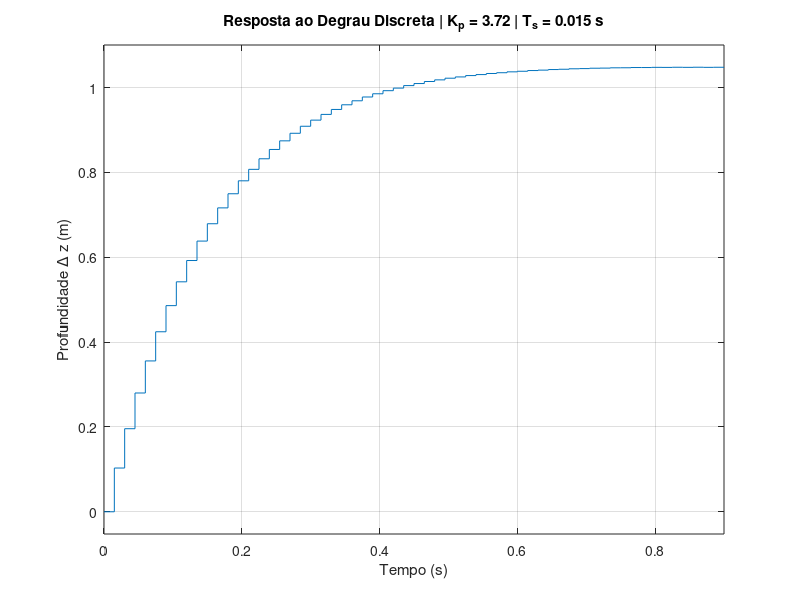

This chart was generated by the following MATLAB code:
% Limpeza do ambiente
clear; close all; clc;

% =====================================================
% 1. PARAMETROS DE ENTRADA
% =====================================================
Ts = 0.015;       % Tempo de amostragem em segundos
Kp = 3.72;     % Ganho Proporcional projetado

% =====================================================
% 2. DEFINICAO DA PLANTA CONTINUA G(s)
% =====================================================
s = tf('s');
G_s = 0.0526 / (s^2 + 0.8842*s);

disp('--------------------------------------------------');
disp(' PLANTA CONTINUA ORIGINAL G(s) ');
disp('--------------------------------------------------');
G_s

% =====================================================
% 3. DISCRETIZACAO DA PLANTA G(z)
% =====================================================
% Discretiza a planta usando Segurador de Ordem Zero (ZOH)
G_z = c2d(G_s, Ts, 'zoh');

disp('--------------------------------------------------');
disp([' PLANTA DISCRETA G(z) COM Ts = ', num2str(Ts), 's ']);
disp('--------------------------------------------------');
G_z

% =====================================================
% 4. FECHAMENTO DA MALHA DIGITAL
% =====================================================

K_d=130.0000;
K_p=169.5406;
K_i=48.2725;

C_s = (K_d * s^2 + K_p * s + K_i)/(s);

% Funcao de transferencia de Malha Aberta: L(z) = C(z) * G(z)
C_z = c2d(C_s, Ts, 'tustin');   % Tustin é adequado para controladores PID
L_z = C_z * G_z;

% Funcao de transferencia de Malha Fechada: H(z) = L(z) / (1 + L(z))
% Assumindo realimentacao unitaria (sensor perfeito)
H_z = feedback(L_z, 1);

disp('--------------------------------------------------');
disp([' MALHA FECHADA DISCRETA H(z) COM Kp = ', num2str(Kp)]);
disp('--------------------------------------------------');
H_z

% =====================================================
% 5. PLOTAGEM DA RESPOSTA AO DEGRAU
% =====================================================
figure;
step(H_z); 
grid on;

% Formatacao estetica do grafico para o relatorio
title(['Resposta ao Degrau Discreta | K_p = ', num2str(Kp), ' | T_s = ', num2str(Ts), ' s']);
xlabel('Tempo (s)');
ylabel('Profundidade \Delta z (m)');
